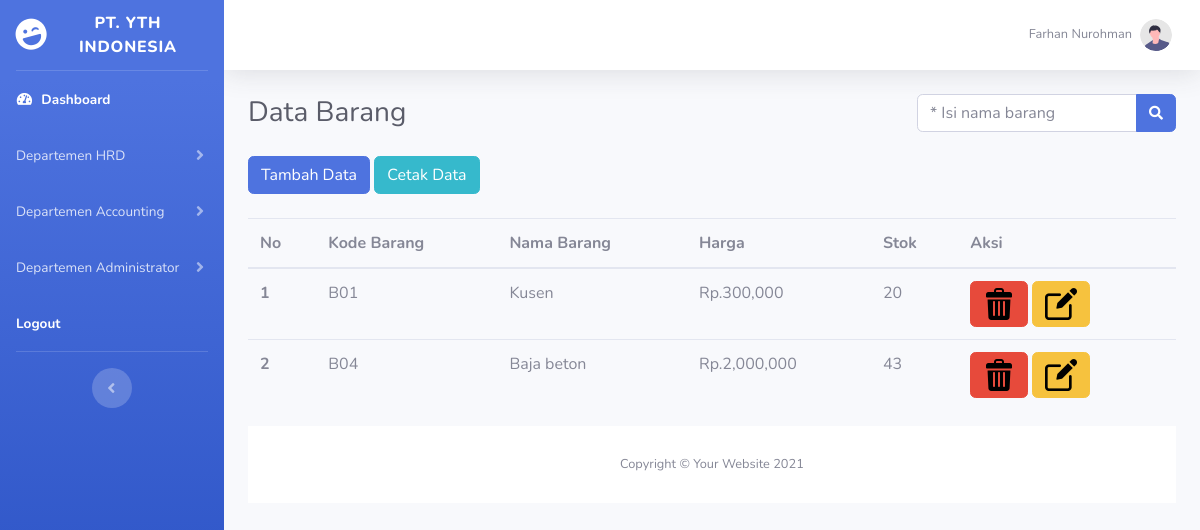
/data_barang.php (signed in), run on the app's committed database.
### tables this page shows
CREATE TABLE `barang` (
  `id_barang` int(11) NOT NULL,
  `kode_barang` varchar(20) NOT NULL,
  `nama_barang` varchar(100) NOT NULL,
  `harga` varchar(100) NOT NULL,
  `stok` varchar(100) NOT NULL
);

### data_barang.php (the view)
<?php include "header.php"; ?>
<div class="container-fluid">
    <div class="d-sm-flex align-items-center justify-content-between mb-4">
        <h1 class="h3 mb-0 text-gray-800">Data Barang</h1>
        <form action="cari_barang.php" method="GET" class="navbar-form navbar-right">
            <div class="input-group">
                <input type="text" name="cari" class="form-control" placeholder="* Isi nama barang " aria-label="Search" aria-describedby="basic-addon2">
                <div class="input-group-append">
                    <button class="btn btn-primary">
                        <i class="fas fa-search fa-sm"></i>
                    </button>
                </div>
            </div>
        </form>
    </div>
    <a href="tambah_barang.php" class="btn btn-primary">Tambah Data</a>
    <a href="cetak_barang.php" class="btn btn-info">Cetak Data </a>
    <br><br>
    <div class="table-responsive">
        <table class="table">
            <thead>
                <tr>
                    <th scope="col">No</th>
                    <th scope="col">Kode Barang</th>
                    <th scope="col">Nama Barang</th>
                    <th scope="col">Harga</th>
                    <th scope="col">Stok</th>
                    <th scope="col">Aksi</th>
                </tr>
            </thead>
            <tbody>
                <?php $nomor = 1; ?>
                <?php $ambil = $koneksi->query("SELECT*FROM barang"); ?>
                <?php while ($pecah = $ambil->fetch_assoc()) { ?>
                    <tr>
                        <th scope="row"><?php echo $nomor; ?></th>
                        <td><?php echo $pecah['kode_barang'] ?></td>
                        <td><?php echo $pecah['nama_barang'] ?></td>
                        <td>Rp.<?php echo number_format($pecah['harga']) ?></td>
                        <td><?php echo $pecah['stok'] ?></td>
                        <td>
                            <a href="hapus_barang.php?id=<?php echo $pecah['id_barang'] ?>" class="btn-danger btn"><img src="img/delete.png" width="32px"></a>
                            <a href="ubah_barang.php?id=<?php echo $pecah['id_barang']  ?>" class="btn btn-warning"><img src="img/edit.png" width="32px"></a>
                        </td>
                    </tr>
                    <?php $nomor++ ?>
                <?php } ?>
            </tbody>
        </table>
    </div>
    <?php include "footer.php"; ?>

### data on the page
barang: kode_barang "B01", nama_barang "Kusen", harga "300,000", stok "20"
barang: kode_barang "B04", nama_barang "Baja beton", harga "2,000,000", stok "43"

### other printed values
$_SESSION['nama'] "Farhan Nurohman"
